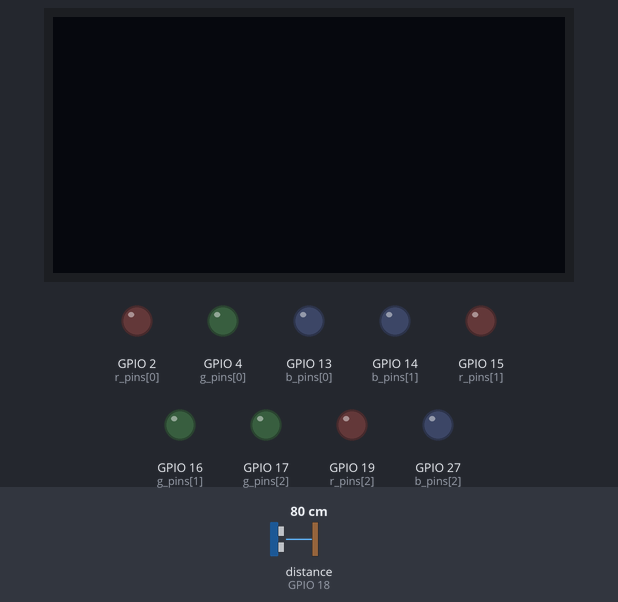
Bench run of a program on a simulated ESP32 board running MicroPython. On the bench: 128×64 one-colour display, output pins drawn as LEDs (lit = HIGH). Wiring (from the project's diagram.json): RGB LED R on GPIO 2, RGB LED G on GPIO 4, RGB LED B on GPIO 13, RGB LED B on GPIO 14, RGB LED R on GPIO 15, RGB LED G on GPIO 16, RGB LED G on GPIO 17, RGB LED R on GPIO 19, RGB LED B on GPIO 27. Dashed ring = blinking. Inputs (shaded band) come from the test bench; at power-on: distance to the obstacle (sensor on GPIO 18) 80 cm. The echo pulse lasts 58.3 µs per cm; library files of the repository ran but are not shown: ssd1306.py; pins used as bus, display or sensor lines are not drawn; what the program prints to the serial console is not drawn.

Above: at 1.2 s.
1.3 s: distance to the obstacle (sensor on GPIO 18) set to 33 cm
2.8 s: distance to the obstacle (sensor on GPIO 18) set to 28 cm
At 3.7 s:
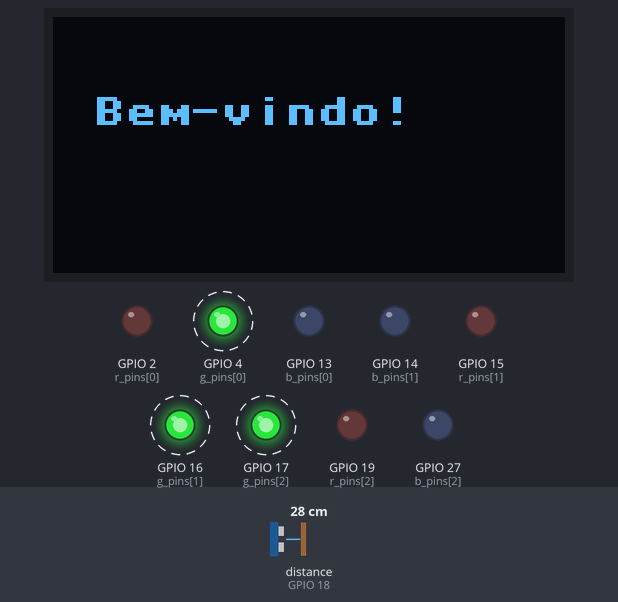
5.8 s: distance to the obstacle (sensor on GPIO 18) set to 35 cm
At 7.6 s:
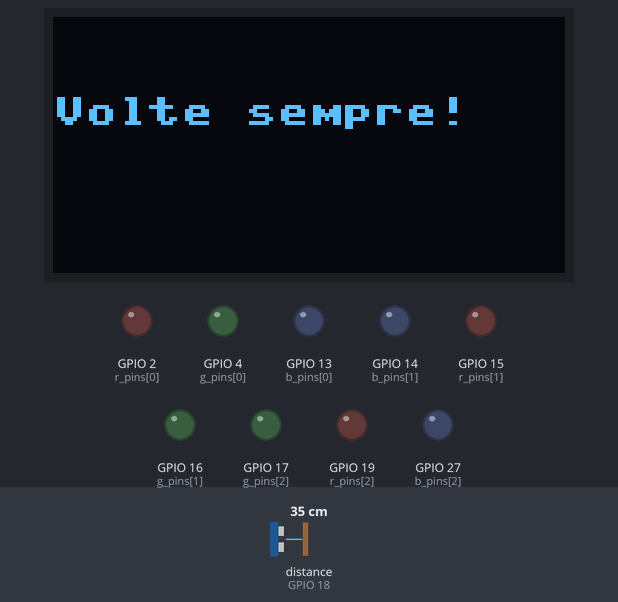
8.6 s: distance to the obstacle (sensor on GPIO 18) set to 2 cm
At 10.6 s:
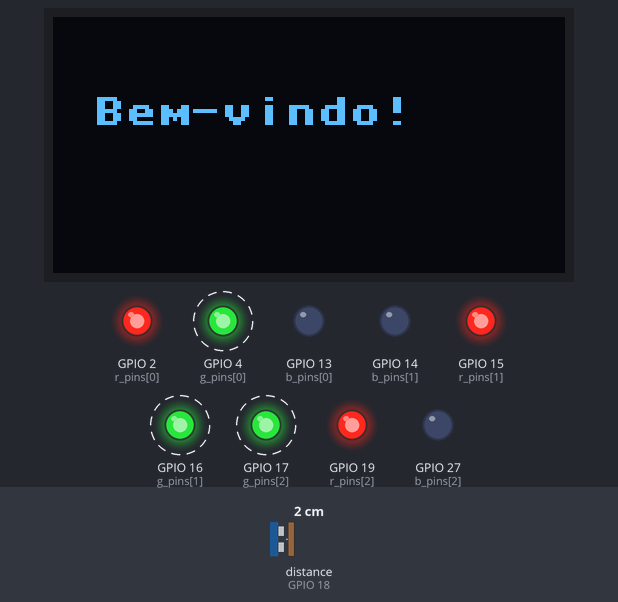
11.6 s: distance to the obstacle (sensor on GPIO 18) set to 60 cm
At 12.8 s:
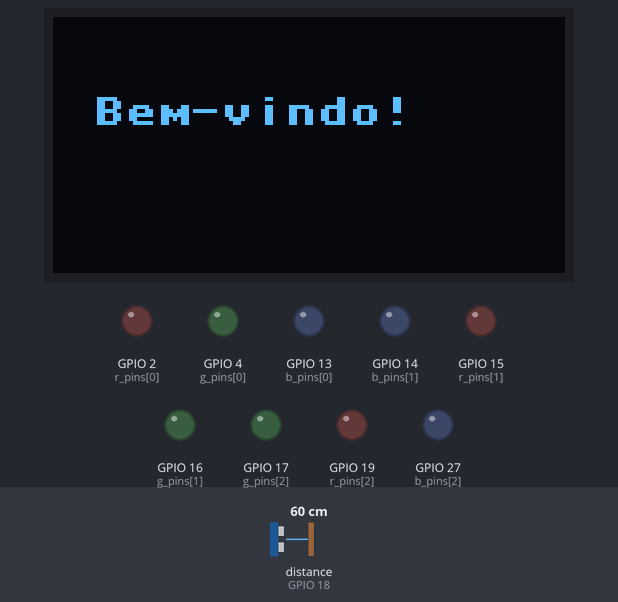
Timing chart, 0 to 14.6 s (numbered marks = the images above; inputs shaded):
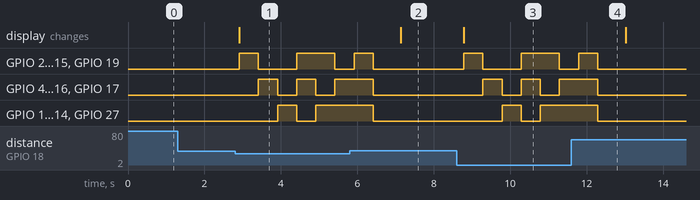

Measured:
- the behaviour switches between 30 and 29 cm on distance to the obstacle (sensor on GPIO 18) (found by bisection; images 0 and 1)
- after the input at 1.3 s, every drawn part: stays the same
- after the input at 2.8 s, GPIO 2 (r_pins[0]): LOW → HIGH after 0.11 s, → LOW 0.50 s later, → HIGH 1.0 s later, → LOW 1.0 s later; GPIO 4 (g_pins[0]): alternates HIGH for 0.50 s and LOW for 0.50 s, starting after 0.61 s
- after the input at 5.8 s, GPIO 2 (r_pins[0]), GPIO 4 (g_pins[0]), GPIO 13 (b_pins[0]), GPIO 14 (b_pins[1]), GPIO 15 (r_pins[1]), GPIO 16 (g_pins[1]), GPIO 17 (g_pins[2]), GPIO 19 (r_pins[2]), GPIO 27 (b_pins[2]): goes on until 6.4 s, then stays LOW; the display: changes after 1.3 s (image 2)
- after the input at 8.6 s, GPIO 2 (r_pins[0]): LOW → HIGH after 0.19 s, → LOW 0.50 s later, → HIGH 1.0 s later, → LOW 1.0 s later; GPIO 4 (g_pins[0]): alternates HIGH for 0.50 s and LOW for 0.50 s, starting after 0.69 s
- after the input at 11.6 s, GPIO 2 (r_pins[0]), GPIO 4 (g_pins[0]), GPIO 13 (b_pins[0]), GPIO 14 (b_pins[1]), GPIO 15 (r_pins[1]), GPIO 16 (g_pins[1]), GPIO 17 (g_pins[2]), GPIO 19 (r_pins[2]), GPIO 27 (b_pins[2]): goes on until 12.3 s, then stays LOW

The program:

main.py
```python
from machine import Pin, I2C, time_pulse_us
from time import sleep, sleep_us
from ssd1306 import SSD1306_I2C

# Configuração do I2C para o display OLED
i2c = I2C(0, scl=Pin(22), sda=Pin(21))
oled = SSD1306_I2C(128, 64, i2c)

# Configuração do sensor ultrassônico
trig = Pin(5, Pin.OUT)
echo = Pin(18, Pin.IN)

# LEDs RGB (3 LEDs RGB) - pinos atualizados para evitar conflitos
r_pins = [Pin(2, Pin.OUT), Pin(15, Pin.OUT), Pin(19, Pin.OUT)]
g_pins = [Pin(4, Pin.OUT), Pin(16, Pin.OUT), Pin(17, Pin.OUT)]
b_pins = [Pin(13, Pin.OUT), Pin(14, Pin.OUT), Pin(27, Pin.OUT)]

# Lista de cores (R, G, B)
cores = [
    (1, 0, 0),  # Vermelho
    (0, 1, 0),  # Verde
    (0, 0, 1),  # Azul
    (1, 1, 0),  # Amarelo
    (1, 0, 1),  # Magenta
    (0, 1, 1),  # Ciano
    (1, 1, 1),  # Branco
    (0, 0, 0)   # Desligado
]

def medir_distancia_cm():
    trig.value(0)
    sleep_us(2)
    trig.value(1)
    sleep_us(10)
    trig.value(0)
    duracao = time_pulse_us(echo, 1, 30000)
    distancia = (duracao / 2) / 29.1  # Fórmula para cm
    return distancia

def aplicar_cor(r_val, g_val, b_val):
    for i in range(3):
        r_pins[i].value(r_val)
        g_pins[i].value(g_val)
        b_pins[i].value(b_val)

msg_bemvindo = True

while True:
    try:
        dist = medir_distancia_cm()
        print("Distância: {:.1f} cm".format(dist))

        if dist < 30:
            if msg_bemvindo:
                oled.fill(0)
                oled.text("Bem-vindo!", 10, 20)
                oled.show()
                msg_bemvindo = False
            for cor in cores:
                aplicar_cor(*cor)
                sleep(0.5)
        else:
            aplicar_cor(0, 0, 0)
            if not msg_bemvindo:
                oled.fill(0)
                oled.text("Volte sempre!", 0, 20)
                oled.show()
                msg_bemvindo = True

    except Exception as e:
        print("Erro:", e)
        aplicar_cor(0, 0, 0)
        oled.fill(0)
        oled.text("Erro no sensor", 0, 20)
        oled.show()

    sleep(0.2)
```
